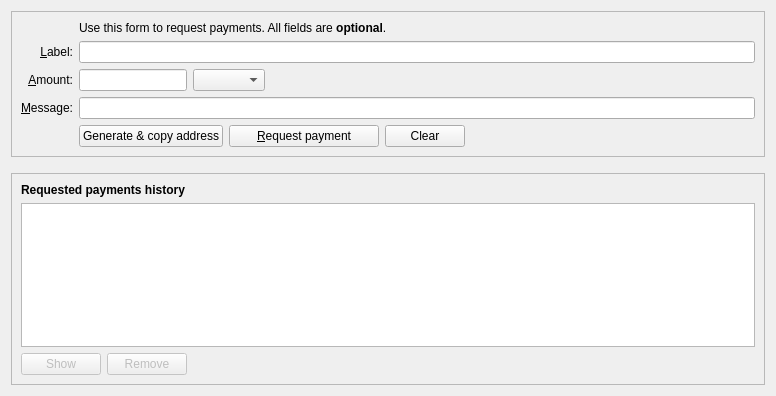
<?xml version="1.0" encoding="UTF-8"?>
<ui version="4.0">
 <class>ReceiveCoinsDialog</class>
 <widget class="QWidget" name="ReceiveCoinsDialog">
  <property name="geometry">
   <rect>
    <x>0</x>
    <y>0</y>
    <width>776</width>
    <height>396</height>
   </rect>
  </property>
  <layout class="QVBoxLayout" name="verticalLayout" stretch="0,0,1">
   <item>
    <widget class="QFrame" name="frame2">
     <property name="sizePolicy">
      <sizepolicy hsizetype="Preferred" vsizetype="Expanding">
       <horstretch>0</horstretch>
       <verstretch>0</verstretch>
      </sizepolicy>
     </property>
     <property name="frameShape">
      <enum>QFrame::StyledPanel</enum>
     </property>
     <property name="frameShadow">
      <enum>QFrame::Sunken</enum>
     </property>
     <layout class="QVBoxLayout" name="verticalLayout_3">
      <item>
       <layout class="QGridLayout" name="gridLayout">
        <item row="5" column="0">
         <widget class="QLabel" name="label">
          <property name="toolTip">
           <string>An optional amount to request. Leave this empty or zero to not request a specific amount.</string>
          </property>
          <property name="text">
           <string>&amp;Amount:</string>
          </property>
          <property name="alignment">
           <set>Qt::AlignRight|Qt::AlignTrailing|Qt::AlignVCenter</set>
          </property>
          <property name="buddy">
           <cstring>reqAmount</cstring>
          </property>
         </widget>
        </item>
        <item row="6" column="0">
         <widget class="QLabel" name="label_3">
          <property name="toolTip">
           <string>An optional message to attach to the payment request, which will be displayed when the request is opened. Note: The message will not be sent with the payment over the XPChain network.</string>
          </property>
          <property name="text">
           <string>&amp;Message:</string>
          </property>
          <property name="alignment">
           <set>Qt::AlignRight|Qt::AlignTrailing|Qt::AlignVCenter</set>
          </property>
          <property name="buddy">
           <cstring>reqMessage</cstring>
          </property>
         </widget>
        </item>
        <item row="4" column="2">
         <widget class="QLineEdit" name="reqLabel">
          <property name="toolTip">
           <string>An optional label to associate with the new receiving address.</string>
          </property>
         </widget>
        </item>
        <item row="2" column="2">
         <widget class="QLabel" name="label_5">
          <property name="text">
           <string>Use this form to request payments. All fields are &lt;b&gt;optional&lt;/b&gt;.</string>
          </property>
         </widget>
        </item>
        <item row="4" column="0">
         <widget class="QLabel" name="label_2">
          <property name="toolTip">
           <string>An optional label to associate with the new receiving address.</string>
          </property>
          <property name="text">
           <string>&amp;Label:</string>
          </property>
          <property name="alignment">
           <set>Qt::AlignRight|Qt::AlignTrailing|Qt::AlignVCenter</set>
          </property>
          <property name="buddy">
           <cstring>reqLabel</cstring>
          </property>
         </widget>
        </item>
        <item row="6" column="2">
         <widget class="QLineEdit" name="reqMessage">
          <property name="toolTip">
           <string>An optional message to attach to the payment request, which will be displayed when the request is opened. Note: The message will not be sent with the payment over the XPChain network.</string>
          </property>
         </widget>
        </item>
        <item row="7" column="2">
         <layout class="QHBoxLayout" name="horizontalLayout">
          <item>
           <widget class="QPushButton" name="quickCopyButton">
            <property name="toolTip">
             <string>Create a new receiving address and copy it to the clipboard.</string>
            </property>
            <property name="text">
             <string>Generate &amp;&amp; copy address</string>
            </property>
           </widget>
          </item>
          <item>
           <widget class="QPushButton" name="receiveButton">
            <property name="minimumSize">
             <size>
              <width>150</width>
              <height>0</height>
             </size>
            </property>
            <property name="text">
             <string>&amp;Request payment</string>
            </property>
            <property name="icon">
             <iconset resource="../bitcoin.qrc">
              <normaloff>:/icons/receiving_addresses</normaloff>:/icons/receiving_addresses</iconset>
            </property>
           </widget>
          </item>
          <item>
           <widget class="QPushButton" name="clearButton">
            <property name="sizePolicy">
             <sizepolicy hsizetype="Minimum" vsizetype="Fixed">
              <horstretch>0</horstretch>
              <verstretch>0</verstretch>
             </sizepolicy>
            </property>
            <property name="toolTip">
             <string>Clear all fields of the form.</string>
            </property>
            <property name="text">
             <string>Clear</string>
            </property>
            <property name="icon">
             <iconset resource="../bitcoin.qrc">
              <normaloff>:/icons/remove</normaloff>:/icons/remove</iconset>
            </property>
            <property name="autoDefault">
             <bool>false</bool>
            </property>
           </widget>
          </item>
          <item>
           <spacer name="horizontalSpacer">
            <property name="orientation">
             <enum>Qt::Horizontal</enum>
            </property>
            <property name="sizeHint" stdset="0">
             <size>
              <width>40</width>
              <height>20</height>
             </size>
            </property>
           </spacer>
          </item>
         </layout>
        </item>
        <item row="7" column="0">
         <widget class="QLabel" name="label_7">
          <property name="text">
           <string/>
          </property>
         </widget>
        </item>
        <item row="5" column="2">
         <layout class="QHBoxLayout" name="horizontalLayout_6">
          <item>
           <widget class="XPChainAmountField" name="reqAmount">
            <property name="sizePolicy">
             <sizepolicy hsizetype="Fixed" vsizetype="Fixed">
              <horstretch>0</horstretch>
              <verstretch>0</verstretch>
             </sizepolicy>
            </property>
            <property name="minimumSize">
             <size>
              <width>80</width>
              <height>0</height>
             </size>
            </property>
            <property name="maximumSize">
             <size>
              <width>1000</width>
              <height>100</height>
             </size>
            </property>
            <property name="toolTip">
             <string>An optional amount to request. Leave this empty or zero to not request a specific amount.</string>
            </property>
           </widget>
          </item>
           <item>
            <widget class="QComboBox" name="addressType">
             <property name="toolTip">
              <string>Select the address type to use for the new receiving address. Legacy (Base58), P2SH-SegWit (Base58), SegWit (Bech32), or Taproot (Bech32m).</string>
             </property>
            </widget>
           </item>
          <item>
           <spacer name="horizontalSpacer_3">
            <property name="orientation">
             <enum>Qt::Horizontal</enum>
            </property>
            <property name="sizeHint" stdset="0">
             <size>
              <width>0</width>
              <height>0</height>
             </size>
            </property>
           </spacer>
          </item>
         </layout>
        </item>
       </layout>
      </item>
     </layout>
    </widget>
   </item>
   <item>
    <spacer name="verticalSpacer_2">
     <property name="orientation">
      <enum>Qt::Vertical</enum>
     </property>
     <property name="sizeHint" stdset="0">
      <size>
       <width>20</width>
       <height>10</height>
      </size>
     </property>
    </spacer>
   </item>
   <item>
    <widget class="QFrame" name="frame">
     <property name="sizePolicy">
      <sizepolicy hsizetype="Preferred" vsizetype="Expanding">
       <horstretch>0</horstretch>
       <verstretch>0</verstretch>
      </sizepolicy>
     </property>
     <property name="frameShape">
      <enum>QFrame::StyledPanel</enum>
     </property>
     <property name="frameShadow">
      <enum>QFrame::Raised</enum>
     </property>
     <layout class="QVBoxLayout" name="verticalLayout_2">
      <item>
       <widget class="QLabel" name="label_6">
        <property name="font">
         <font>
          <weight>75</weight>
          <bold>true</bold>
         </font>
        </property>
        <property name="text">
         <string>Requested payments history</string>
        </property>
       </widget>
      </item>
      <item>
       <widget class="QTableView" name="recentRequestsView">
        <property name="contextMenuPolicy">
         <enum>Qt::CustomContextMenu</enum>
        </property>
        <property name="tabKeyNavigation">
         <bool>false</bool>
        </property>
        <property name="sortingEnabled">
         <bool>true</bool>
        </property>
       </widget>
      </item>
      <item>
       <layout class="QHBoxLayout" name="horizontalLayout_2">
        <item>
         <widget class="QPushButton" name="showRequestButton">
          <property name="enabled">
           <bool>false</bool>
          </property>
          <property name="toolTip">
           <string>Show the selected request (does the same as double clicking an entry)</string>
          </property>
          <property name="text">
           <string>Show</string>
          </property>
          <property name="icon">
           <iconset resource="../bitcoin.qrc">
            <normaloff>:/icons/edit</normaloff>:/icons/edit</iconset>
          </property>
          <property name="autoDefault">
           <bool>false</bool>
          </property>
         </widget>
        </item>
        <item>
         <widget class="QPushButton" name="removeRequestButton">
          <property name="enabled">
           <bool>false</bool>
          </property>
          <property name="toolTip">
           <string>Remove the selected entries from the list</string>
          </property>
          <property name="text">
           <string>Remove</string>
          </property>
          <property name="icon">
           <iconset resource="../bitcoin.qrc">
            <normaloff>:/icons/remove</normaloff>:/icons/remove</iconset>
          </property>
          <property name="autoDefault">
           <bool>false</bool>
          </property>
         </widget>
        </item>
        <item>
         <spacer name="horizontalSpacer_2">
          <property name="orientation">
           <enum>Qt::Horizontal</enum>
          </property>
          <property name="sizeHint" stdset="0">
           <size>
            <width>40</width>
            <height>20</height>
           </size>
          </property>
         </spacer>
        </item>
       </layout>
      </item>
     </layout>
    </widget>
   </item>
  </layout>
 </widget>
 <customwidgets>
  <customwidget>
   <class>XPChainAmountField</class>
   <extends>QLineEdit</extends>
   <header>qt/xpchainamountfield.h</header>
   <container>1</container>
  </customwidget>
 </customwidgets>
 <tabstops>
  <tabstop>reqLabel</tabstop>
  <tabstop>reqAmount</tabstop>
  <tabstop>addressType</tabstop>
  <tabstop>reqMessage</tabstop>
  <tabstop>receiveButton</tabstop>
  <tabstop>clearButton</tabstop>
  <tabstop>recentRequestsView</tabstop>
  <tabstop>showRequestButton</tabstop>
  <tabstop>removeRequestButton</tabstop>
 </tabstops>
 <resources>
  <include location="../bitcoin.qrc"/>
 </resources>
 <connections/>
</ui>
